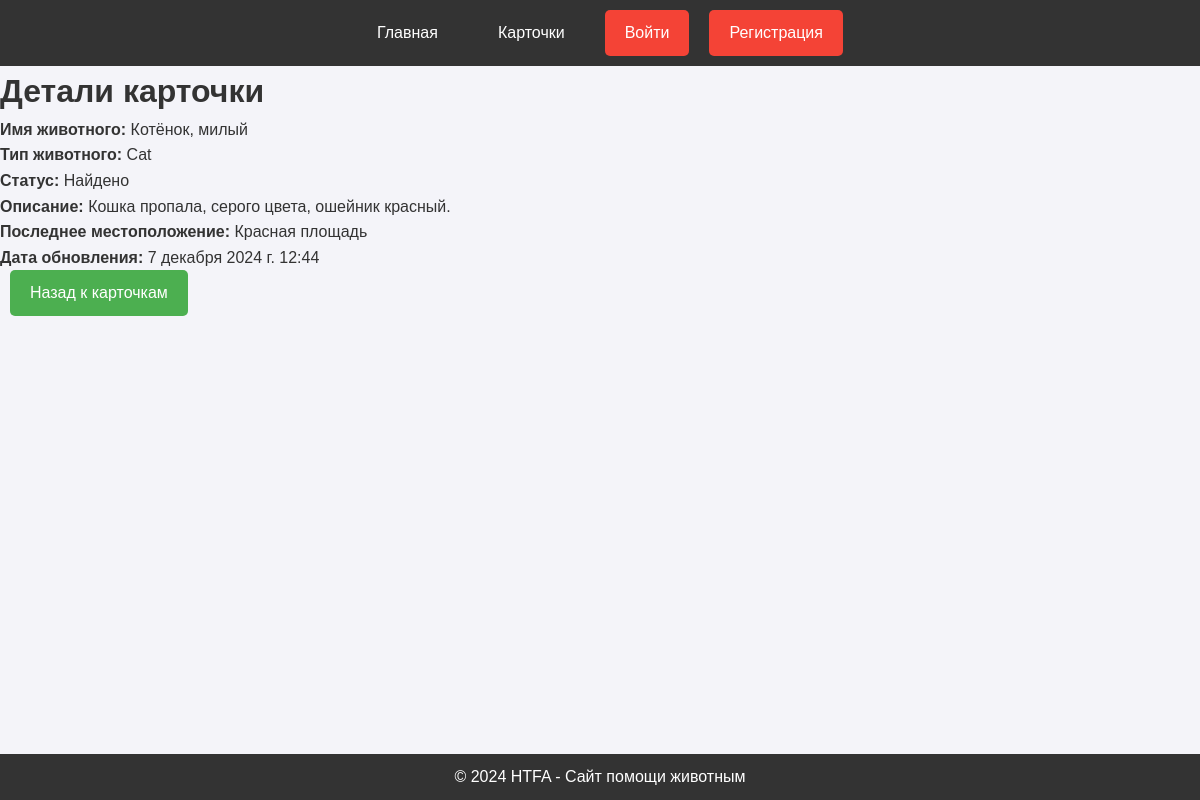
/card/2/, run on the app's committed database.
### main/models.py (models this page shows, shortened)
class SearchCard(models.Model):
    id = models.AutoField(primary_key=True)
    user = models.ForeignKey(CustomUser, on_delete=models.CASCADE)  # Многие к одному
    created_at = models.DateTimeField(auto_now_add=True)
    name_animal = models.CharField(max_length=30)
    status = models.CharField(max_length=30)  # Статус поиска животного
    animal_type = models.CharField(max_length=30)  # Тип животного
    describe_animal = models.TextField()  # Описание животного
    last_seen_location = models.CharField(max_length=255)  # Последнее местоположение с координатами
    updated_at = models.DateTimeField(auto_now=True)  # Изменил на updated_at для последовательности

### main/views.py (the view)
# urls.py: path('card/<int:card_id>/', views.card_detail, name='card_detail'),
def card_detail(request, card_id):
    card = get_object_or_404(SearchCard, id=card_id)
    return render(request, 'main/card_detail.html', {'card': card})

### main/templates/main/card_detail.html (shortened to what this page needs)
{% extends 'main/base.html' %}
{% block content %}
<h1>Детали карточки</h1>
<p><strong>Имя животного:</strong> {{ card.name_animal }}</p>
<p><strong>Тип животного:</strong> {{ card.animal_type }}</p>
<p><strong>Статус:</strong> {{ card.status }}</p>
<p><strong>Описание:</strong> {{ card.describe_animal }}</p>
<p><strong>Последнее местоположение:</strong> {{ card.last_seen_location }}</p>
<p><strong>Дата обновления:</strong> {{ card.updated_at }}</p>
<a href="{% url 'cards' %}" class="btn">Назад к карточкам</a>
{% endblock %}

### main/static/css/styles.css (style rules this page uses)
* { margin: 0; padding: 0; box-sizing: border-box; font-family: Arial, sans-serif; }
body { background-color: #f4f4f9; color: #333; line-height: 1.6; }
h1, h2 { font-size: 2em; color: #333; }
button, .btn, .navbar .auth, .navbar .btn, .navbar .logout-btn { padding: 10px 20px; background-color: #4CAF50; color: white; border: none; border-radius: 5px; cursor: pointer; text-decoration: none; display: inline-block; text-align: center; margin: 0 10px; }
a { color: #4CAF50; text-decoration: none; }

### data on the page
SearchCard: name_animal "Котёнок, милый", animal_type "Cat", status "Найдено", describe_animal "Кошка пропала, серого цвета, ошейник красный.", last_seen_location "Красная площадь", updated_at "7 декабря 2024 г. 12:44"
